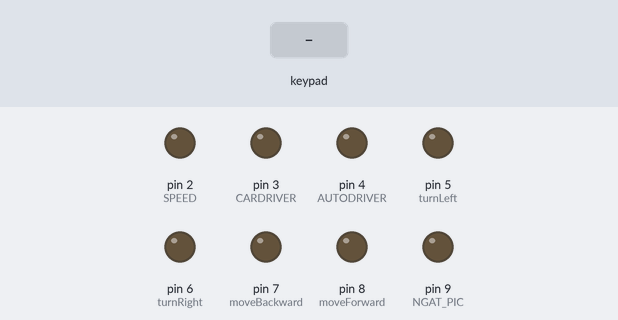
This sketch was run on a simulated Arduino Uno, built with avr-gcc and run on an emulated ATmega328P. On the bench: output pins drawn as LEDs (lit = HIGH). Inputs (shaded band) come from the test bench. What the sketch prints to the serial monitor is not drawn.

Above: at 1.2 s.
1.3 s: key 'X' pressed
At 2.4 s:
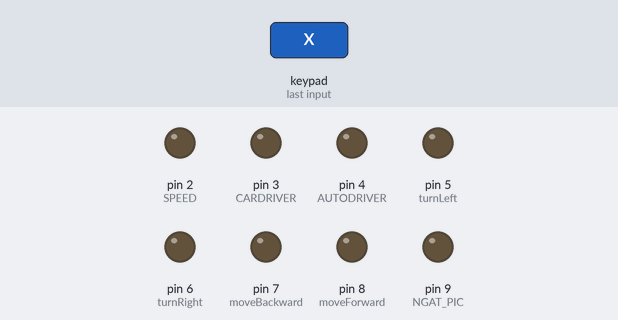
2.9 s: key 'O' pressed
At 3.5 s:
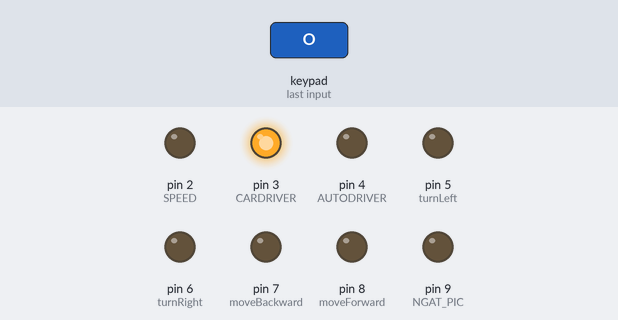
4.4 s: key 'L' pressed
At 4.7 s:
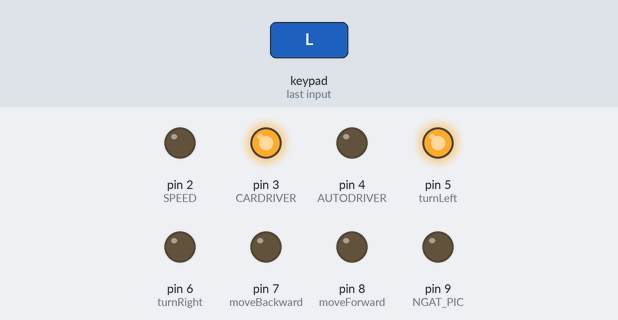
5.9 s: key 'R' pressed
At 7.0 s:
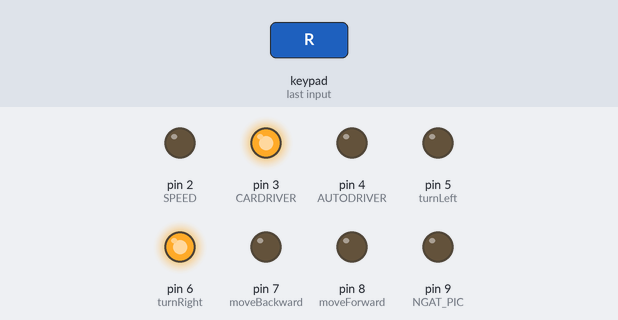
7.4 s: key 'S' pressed
At 8.2 s:
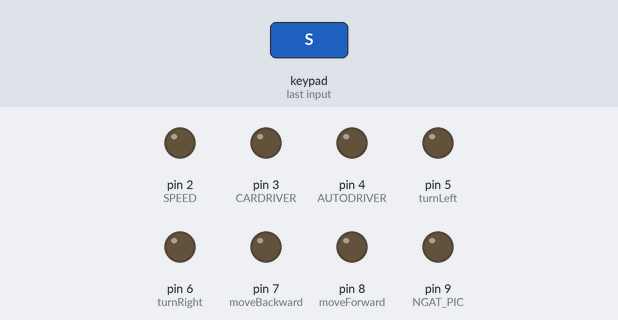
9.0 s: key 'S' pressed
At 9.4 s:
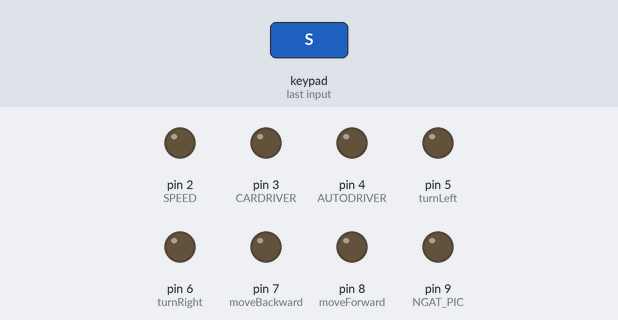
Timing chart, 0 to 11.6 s (numbered marks = the images above; inputs shaded):
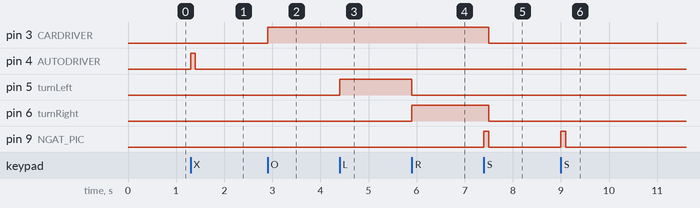

Measured:
- after the input at 1.3 s, pin 4 (AUTODRIVER): LOW → HIGH at once, → LOW 0.10 s later
- after the input at 2.9 s, pin 3 (CARDRIVER): LOW → HIGH at once
- after the input at 4.4 s, pin 5 (turnLeft): LOW → HIGH at once
- after the input at 5.9 s, pin 5 (turnLeft): HIGH → LOW at once; pin 6 (turnRight): LOW → HIGH at once
- after the input at 7.4 s, pin 3 (CARDRIVER), pin 6 (turnRight): HIGH → LOW after 0.10 s; pin 9 (NGAT_PIC): LOW → HIGH at once, → LOW 0.10 s later
- after the input at 9.0 s, pin 9 (NGAT_PIC): LOW → HIGH at once, → LOW 0.10 s later

The sketch:

CONCARLO_HITC_SPBYPS2.ino
```cpp
#include <Servo.h>
#include <Wire.h>
#include <PS2X_lib.h>

Servo truc_chinh;
Servo truc_nang;
Servo truc_keo;
Servo gap;

#define PS2_DAT 13      // data
#define PS2_CMD 11      //command
#define PS2_CS 10       // attention
#define PS2_CLK 12      //clock
#define NGAT_PIC 9      //interrupt in pic
#define moveForward 8   //Go ahead
#define moveBackward 7  //Go back
#define turnRight 6     //turnRight
#define turnLeft 5      //turnLeft
#define AUTODRIVER 4    //The car's condition is auto run by sensor line
#define CARDRIVER 3     //The car's condition drive by PS2
#define SPEED 2         //The speed of the car
#define TRUC_CHINH A0
#define TRUC_NANG A1
#define TRUC_KEO A2
#define GAP A3
//#define pressures   true
#define pressures false
//#define rumble      true
#define rumble false
PS2X ps2x;  // tạo PS2 điều khiển lớp
int error = 0;
byte type = 0;
byte vibrate = 0;

bool Ps2 = false;
bool Auto = false;

void setup() {
  Serial.begin(57600);
  pinMode(NGAT_PIC, OUTPUT);
  pinMode(moveForward, OUTPUT);
  pinMode(moveBackward, OUTPUT);
  pinMode(turnRight, OUTPUT);
  pinMode(turnLeft, OUTPUT);
  pinMode(AUTODRIVER, OUTPUT);
  pinMode(CARDRIVER, OUTPUT);
  pinMode(SPEED, OUTPUT);
  pinMode(2, OUTPUT);
  error = ps2x.config_gamepad(PS2_CLK, PS2_CMD, PS2_CS, PS2_DAT, pressures, rumble);
  if (error == 0) {
    Serial.print("Đã tìm thấy bộ điều khiển ");
    Serial.print("pressures = ");
    if (pressures)
      Serial.println("true ");
    else
      Serial.println("false");
    Serial.print("rumble = ");
    if (rumble)
      Serial.println("true)");
    else
      Serial.println("false");
    Serial.println("Hãy thử tất cả các nút;");
    Serial.println("giữ L1 hoặc R1 sẽ in ra các giá trị analog.");
  } else if (error == 1)
    Serial.println("Không kết nối đc, thử lại...");

  else if (error == 2)
    Serial.println("Bộ điều khiển tìm thấy nhưng không chấp nhận lệnh");

  else if (error == 3)
    Serial.println("Bộ điều khiển từ chối để vào chế độ Pressures ");

  //  Serial.print(ps2x.Analog(1), HEX);
  type = ps2x.readType();
  switch (type) {
    case 0:
      Serial.print("Tay điều khiển không phù hợp ");
      break;
    case 1:
      Serial.print("Đã tìm thấy DualShock ");
      break;
    case 2:
      Serial.print("Đã tìm thấy GuitarHero ");
      break;
    case 3:
      Serial.print("Không dây của Sony DualShock điều khiển tìm thấy ");
      break;
  }
}

void loop() {
  if (error == 1)
    return;
  if (type == 2) {
    ps2x.read_gamepad();
  } else {
    ps2x.read_gamepad(false, vibrate);
    if (ps2x.ButtonPressed(PSB_PINK)) {  //Nhấn nút |_|(PINK) trên PS2 Ngắt toàn độ chế độ của pic
      digitalWrite(NGAT_PIC, HIGH);      //(RB4 trên pic)
      delay(100);
      digitalWrite(AUTODRIVER, LOW);
      digitalWrite(CARDRIVER, LOW);
      Ps2 = false;
      Auto = false;
    } else if (ps2x.ButtonPressed(PSB_RED)) {  //Nhấn nút O(RED) trên PS2 chuyển chế độ điều khiển bằng PS2
      digitalWrite(NGAT_PIC, LOW);
      digitalWrite(AUTODRIVER, LOW);
      digitalWrite(CARDRIVER, HIGH);  //(RD4 trên pic)
      Ps2 = true;
      Auto = false;
      delay(50);
    } else if (ps2x.ButtonPressed(PSB_BLUE)) {  //Nhấn nút X(BLUE) trên PS2 chuyển chế độ auto
      digitalWrite(NGAT_PIC, LOW);
      digitalWrite(AUTODRIVER, HIGH);  //(RD5 trên pic)
      digitalWrite(CARDRIVER, LOW);
      Ps2 = false;
      Auto = true;
      delay(100);
    } else {
      digitalWrite(moveForward, LOW);
      digitalWrite(moveBackward, LOW);
      digitalWrite(turnRight, LOW);
      digitalWrite(turnLeft, LOW);
      digitalWrite(NGAT_PIC, LOW);
      digitalWrite(AUTODRIVER, LOW);
      digitalWrite(CARDRIVER, LOW);
    }
    while (Ps2 == true && Auto == false) {
      ps2x.read_gamepad();
      while (ps2x.ButtonPressed(PSB_L2)) {
        ps2x.read_gamepad();
        digitalWrite(moveForward, HIGH);  //RC3
        digitalWrite(moveBackward, LOW);
        digitalWrite(turnRight, LOW);
        digitalWrite(turnLeft, LOW);
        if (ps2x.ButtonReleased(PSB_L2)) {
          digitalWrite(moveForward, LOW);
          Serial.print("0");
          break;
        }
      }
      while (ps2x.ButtonPressed(PSB_R2)) {
        ps2x.read_gamepad();
        digitalWrite(moveBackward, HIGH);  //RC4
        digitalWrite(moveForward, LOW);
        digitalWrite(turnRight, LOW);
        digitalWrite(turnLeft, LOW);
        if (ps2x.ButtonReleased(PSB_R2)) {
          Serial.print("1");
          digitalWrite(moveBackward, LOW);
          break;
        }
      }
      while (ps2x.ButtonPressed(PSB_PAD_RIGHT)) {
        ps2x.read_gamepad();
        digitalWrite(turnRight, HIGH);  //RC5
        digitalWrite(moveBackward, LOW);
        digitalWrite(moveForward, LOW);
        digitalWrite(turnLeft, LOW);
        if (ps2x.ButtonReleased(PSB_PAD_RIGHT)) {
          Serial.print("2");
          digitalWrite(turnRight, LOW);
          break;
        }
      }
      while (ps2x.ButtonPressed(PSB_PAD_LEFT)) {
        ps2x.read_gamepad();
        digitalWrite(turnLeft, HIGH);  //RC6
        digitalWrite(moveBackward, LOW);
        digitalWrite(moveForward, LOW);
        digitalWrite(turnRight, LOW);
        if (ps2x.ButtonReleased(PSB_PAD_LEFT)) {
          Serial.print("3");
          digitalWrite(turnLeft, LOW);
          break;
        }
      }
      if (ps2x.ButtonPressed(PSB_PINK)) {
        digitalWrite(NGAT_PIC, HIGH);  //(RB6 trên pic)
        delay(100);
        digitalWrite(AUTODRIVER, LOW);
        digitalWrite(CARDRIVER, LOW);
        Ps2 = false;
        Auto = false;
        break;
      }
    }
  }
}
```
